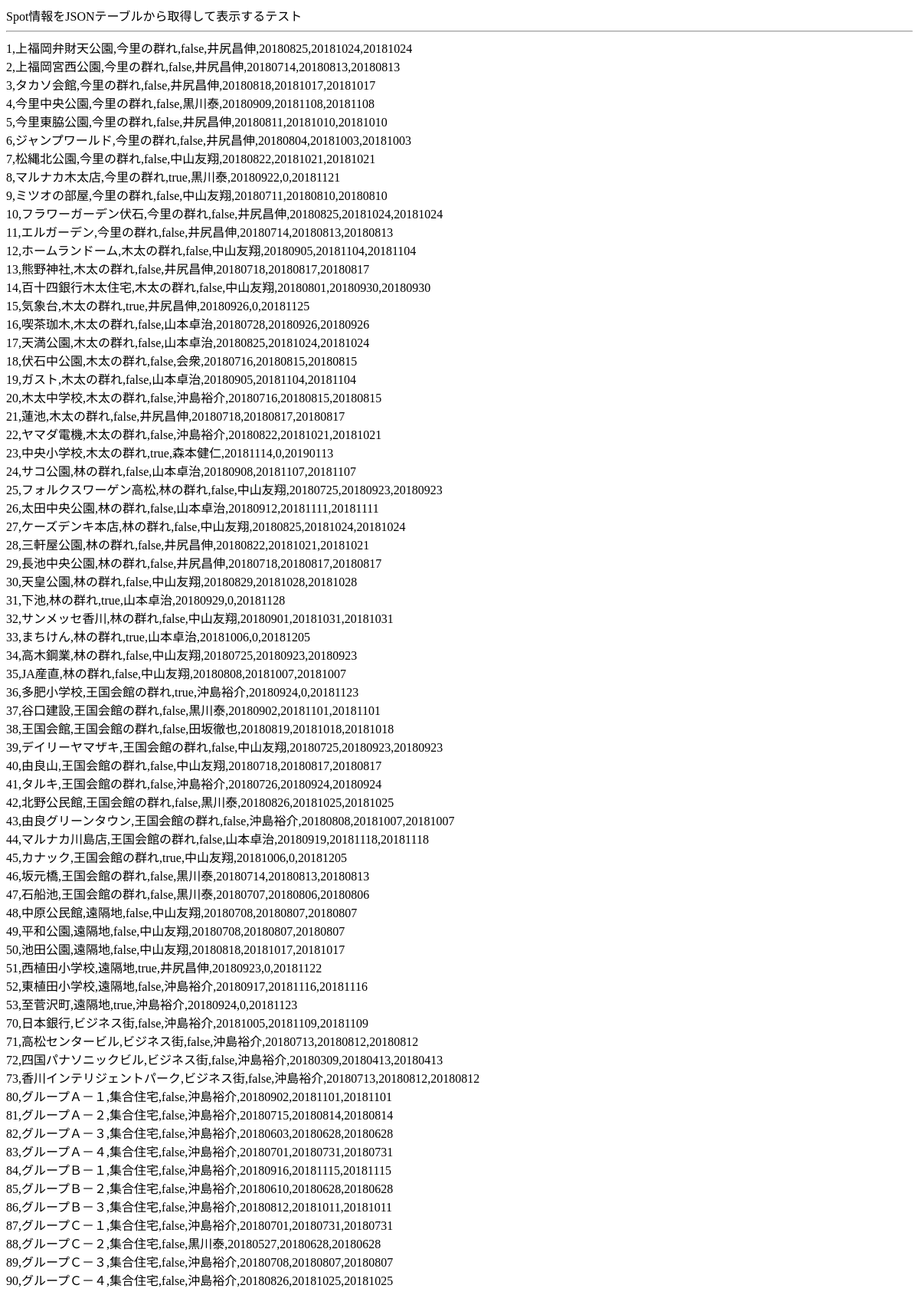
The app's page /sqlite3.php, older data.
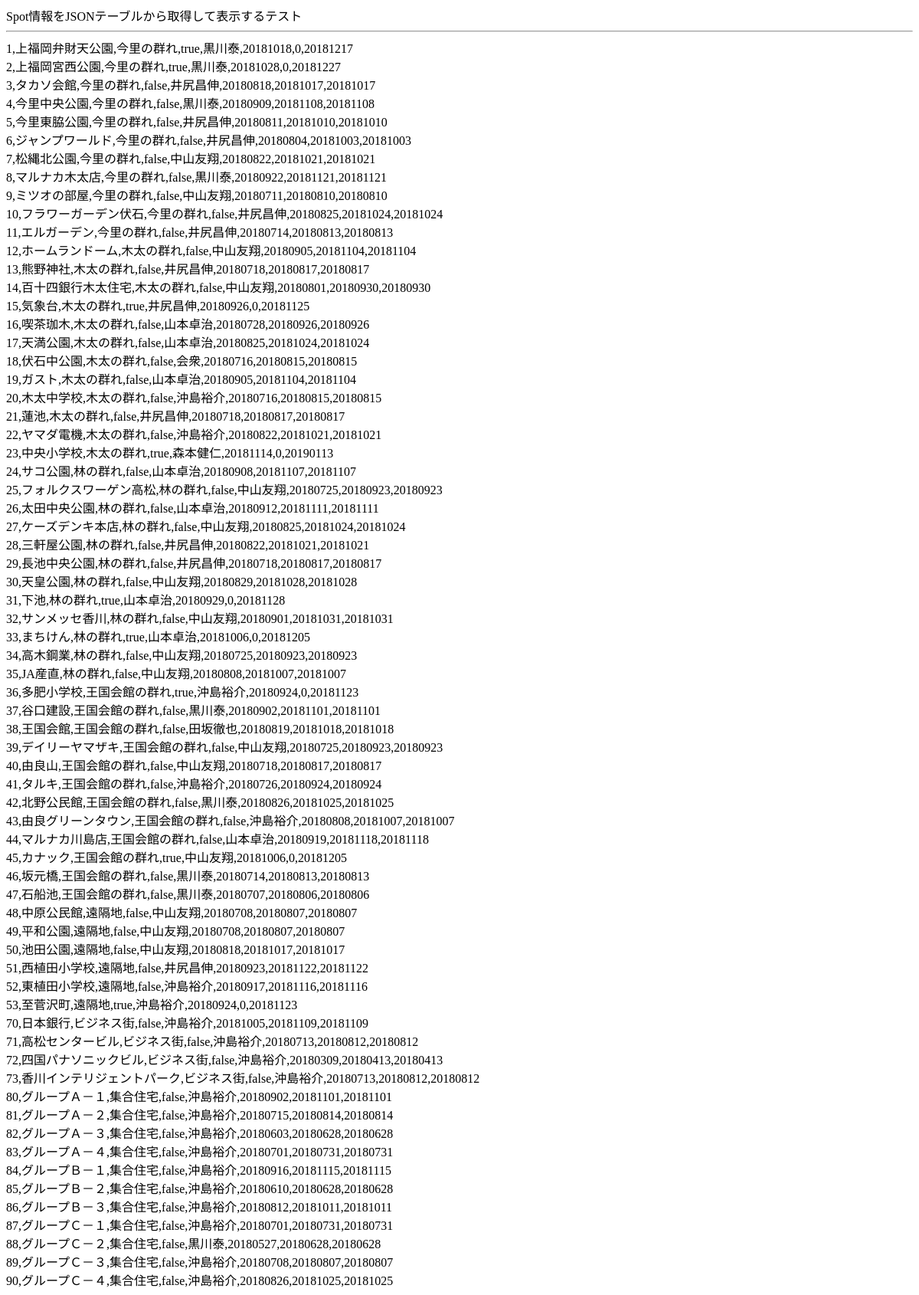
The same page, newer data.
### tables this page shows
CREATE TABLE PublicList(congnum integer,num integer,name text,kubun text,maps integer,refuses integer,buildings integer,persons integer,inuse boolean,userid text,startday integer,endday integer,limitday integer,primary key(congnum,num));

### sqlite3.php (the view, shortened to what this page needs)
<html>
<head>
</head>
<body>
Spot情報をJSONテーブルから取得して表示するテスト<br>
<hr>
<?php
$pdo = new PDO('sqlite:congworks.db');
$pdo->setAttribute(PDO::ATTR_ERRMODE, PDO::ERRMODE_EXCEPTION);
$congnum="34173";
$sql = "select num,name,kubun,inuse,userid,startday,endday,limitday from PublicList where congnum='" . $congnum . "' order by num;";
foreach ($pdo->query($sql) as $line)
	{
	for($i=0;$i<=7;$i++)
		{
		if ($i>0) echo ",";
		echo "$line[$i]";
		}
	echo "<br>";
	}
?>
</body>
</html>

Row changes from the older to the newer data that the page shows:
changed publiclist "1": inuse "false" → "true"; userid "井尻昌伸" → "黒川泰"; startday "20180825" → "20181018"; endday "20181024" → "0"; limitday "20181024" → "20181217"
changed publiclist "2": inuse "false" → "true"; userid "井尻昌伸" → "黒川泰"; startday "20180714" → "20181028"; endday "20180813" → "0"; limitday "20180813" → "20181227"
changed publiclist "8": inuse "true" → "false"; endday "0" → "20181121"
changed publiclist "51": inuse "true" → "false"; endday "0" → "20181122"
